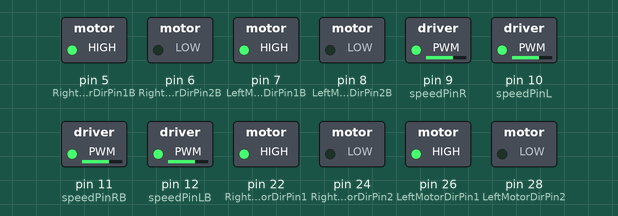
Recording of a sketch running on a simulated Arduino Mega 2560, built with avr-gcc and run on an emulated ATmega2560. Shown: switched loads named in the sketch (green lamp = pin HIGH).

Above: at 0.1 s.
At 1.7 s:
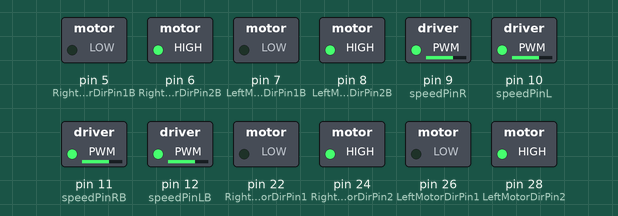
At 3.3 s:
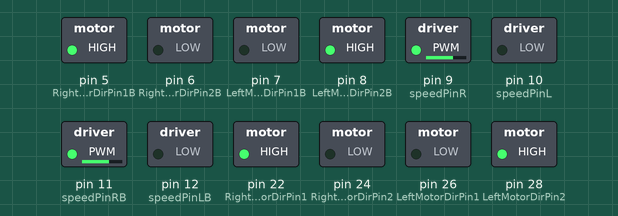
At 7.3 s:
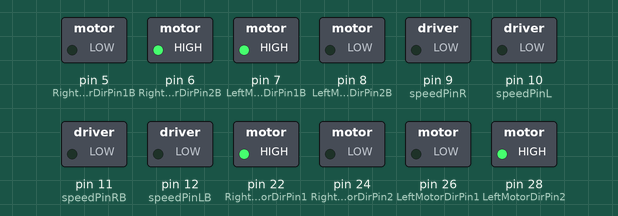
At 11.3 s:
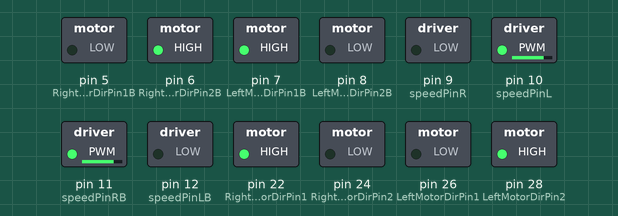
At 15.3 s:
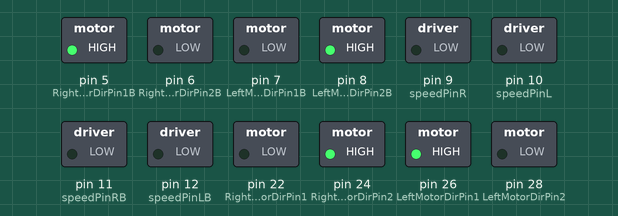
Timing chart, 0 to 16.8 s (numbered marks = the images above):
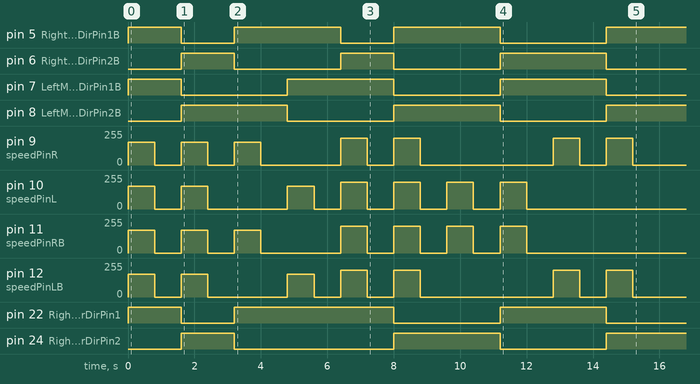

The sketch:

m2-lesson1.ino
```cpp
// (licence header left out)
#define SPEED 170
#define TURN_SPEED 170

#define speedPinR 9   //  Front Wheel PWM pin connect Model-Y M_B ENA
#define RightMotorDirPin1  22    //Front Right Motor direction pin 1 to Model-Y M_B IN1  (K1)
#define RightMotorDirPin2  24   //Front Right Motor direction pin 2 to Model-Y M_B IN2   (K1)
#define LeftMotorDirPin1  26    //Front Left Motor direction pin 1 to Model-Y M_B IN3 (K3)
#define LeftMotorDirPin2  28   //Front Left Motor direction pin 2 to Model-Y M_B IN4 (K3)
#define speedPinL 10   //  Front Wheel PWM pin connect Model-Y M_B ENB

#define speedPinRB 11   //  Rear Wheel PWM pin connect Left Model-Y M_A ENA
#define RightMotorDirPin1B  5    //Rear Right Motor direction pin 1 to Model-Y M_A IN1 ( K1)
#define RightMotorDirPin2B 6    //Rear Right Motor direction pin 2 to Model-Y M_A IN2 ( K1)
#define LeftMotorDirPin1B 7    //Rear Left Motor direction pin 1 to Model-Y M_A IN3  (K3)
#define LeftMotorDirPin2B 8  //Rear Left Motor direction pin 2 to Model-Y M_A IN4 (K3)
#define speedPinLB 12    //  Rear Wheel PWM pin connect Model-Y M_A ENB


/*motor control*/
void go_advance(int speed){
   FL_fwd(speed);
   FR_fwd(speed);
   RL_fwd(speed);
   RR_fwd(speed);

}
void go_back(int speed){
   FL_bck(speed);
   FR_bck(speed);
   RL_bck(speed);
   RR_bck(speed);

}
void right_shift(int speed_fl_fwd,int speed_rl_bck ,int speed_rr_fwd,int speed_fr_bck) {
  FL_fwd(speed_fl_fwd);
  FR_bck(speed_fr_bck);
  RL_bck(speed_rl_bck);
  RR_fwd(speed_rr_fwd);

}
void left_shift(int speed_fl_bck,int speed_rl_fwd ,int speed_rr_bck,int speed_fr_fwd){
   FL_bck(speed_fl_bck);
   FR_fwd(speed_fr_fwd);
   RL_fwd(speed_rl_fwd);
   RR_bck(speed_rr_bck);
}

void left_turn(int speed){
   FL_bck(0);
   FR_fwd(speed);
   RL_bck(0);
   RR_fwd(speed);
}
void right_turn(int speed){
  //  FL_fwd(speed);
  //  FR_bck(0);
  //  RL_fwd(speed);
  //  RR_bck(0);

   FL_fwd(speed);
   FR_fwd(0);
   RL_fwd(speed);
   RR_fwd(0);

}
void left_back(int speed){
   FL_fwd(0);
   FR_bck(speed);
   RL_fwd(0);
   RR_bck(speed);

}
void right_back(int speed){
   FL_bck(speed);
   FR_fwd(0);
   RL_bck(speed);
   RR_fwd(0);


}
void clockwise(int speed){
   FL_fwd(speed);
   FR_bck(speed);
   RL_fwd(speed);
   RR_bck(speed);
}
void countclockwise(int speed){
   FL_bck(speed);
   FR_fwd(speed);
   RL_bck(speed);
   RR_fwd(speed);
}

void FL_fwd(int speed) // front-left wheel forward turn
{
  digitalWrite(LeftMotorDirPin1,HIGH);
  digitalWrite(LeftMotorDirPin2,LOW);
  analogWrite(speedPinL,speed);
}
void FL_bck(int speed) // front-left wheel backward turn
{
  digitalWrite(LeftMotorDirPin1,LOW);
  digitalWrite(LeftMotorDirPin2,HIGH);
  analogWrite(speedPinL,speed);
}

void FR_fwd(int speed)  //front-right wheel forward turn
{
  digitalWrite(RightMotorDirPin1,HIGH);
  digitalWrite(RightMotorDirPin2,LOW);
  analogWrite(speedPinR,speed);
}
void FR_bck(int speed) // front-right wheel backward turn
{
  digitalWrite(RightMotorDirPin1,LOW);
  digitalWrite(RightMotorDirPin2,HIGH);
  analogWrite(speedPinR,speed);
}

void RL_fwd(int speed)  //rear-left wheel forward turn
{
  digitalWrite(LeftMotorDirPin1B,HIGH);
  digitalWrite(LeftMotorDirPin2B,LOW);
  analogWrite(speedPinLB,speed);
}
void RL_bck(int speed)    //rear-left wheel backward turn
{
  digitalWrite(LeftMotorDirPin1B,LOW);
  digitalWrite(LeftMotorDirPin2B,HIGH);
  analogWrite(speedPinLB,speed);
}

void RR_fwd(int speed)  //rear-right wheel forward turn
{
  digitalWrite(RightMotorDirPin1B, HIGH);
  digitalWrite(RightMotorDirPin2B,LOW);
  analogWrite(speedPinRB,speed);
}
void RR_bck(int speed)  //rear-right wheel backward turn
{
  digitalWrite(RightMotorDirPin1B, LOW);
  digitalWrite(RightMotorDirPin2B,HIGH);
  analogWrite(speedPinRB,speed);
}


void stop_Stop()    //Stop
{
  analogWrite(speedPinLB,0);
  analogWrite(speedPinRB,0);
  analogWrite(speedPinL,0);
  analogWrite(speedPinR,0);
}


//Pins initialize
void init_GPIO()
{
  pinMode(RightMotorDirPin1, OUTPUT);
  pinMode(RightMotorDirPin2, OUTPUT);
  pinMode(speedPinL, OUTPUT);

  pinMode(LeftMotorDirPin1, OUTPUT);
  pinMode(LeftMotorDirPin2, OUTPUT);
  pinMode(speedPinR, OUTPUT);

  pinMode(RightMotorDirPin1B, OUTPUT);
  pinMode(RightMotorDirPin2B, OUTPUT);
  pinMode(speedPinLB, OUTPUT);

  pinMode(LeftMotorDirPin1B, OUTPUT);
  pinMode(LeftMotorDirPin2B, OUTPUT);
  pinMode(speedPinRB, OUTPUT);

  stop_Stop();
}

void setup()
{
  init_GPIO();

go_advance(SPEED);
     delay(800);
     stop_Stop();
     delay(800);

go_back(SPEED);
      delay(800);
      stop_Stop();
      delay(800);

left_turn(TURN_SPEED);
      delay(800);
      stop_Stop();
      delay(800);

right_turn(TURN_SPEED);
     delay(800);
     stop_Stop();
     delay(800);

left_shift(200,200,200,200); //left shift
     delay(800);
     stop_Stop();
     delay(800);

right_shift(200,200,200,200); //right shift
     delay(800);
     stop_Stop();
     delay(800);

right_shift(200,0,200,0); //right diagonal ahead
     delay(800);
     stop_Stop();
	 delay(800);

left_shift(200,0,200,0); //left diagonal back
     delay(800);
     stop_Stop();
	 delay(800);

left_shift(0,200,0,200); //left diagonal ahead
     delay(800);
     stop_Stop();
     delay(800);

right_shift(0,200,0,200); //right diagonal back
     delay(800);
     stop_Stop();
	 delay(800);
}

void loop(){
}
```
